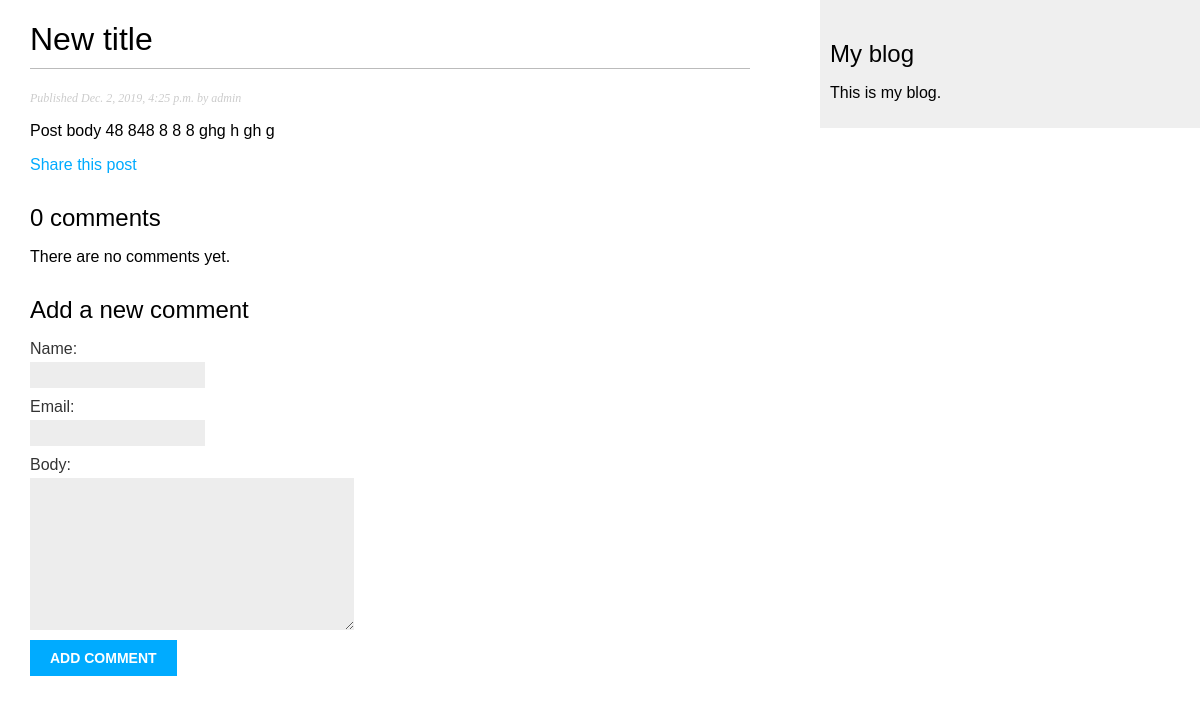
Page /blog/2019/12/2/another-post-/ on the earlier database version.
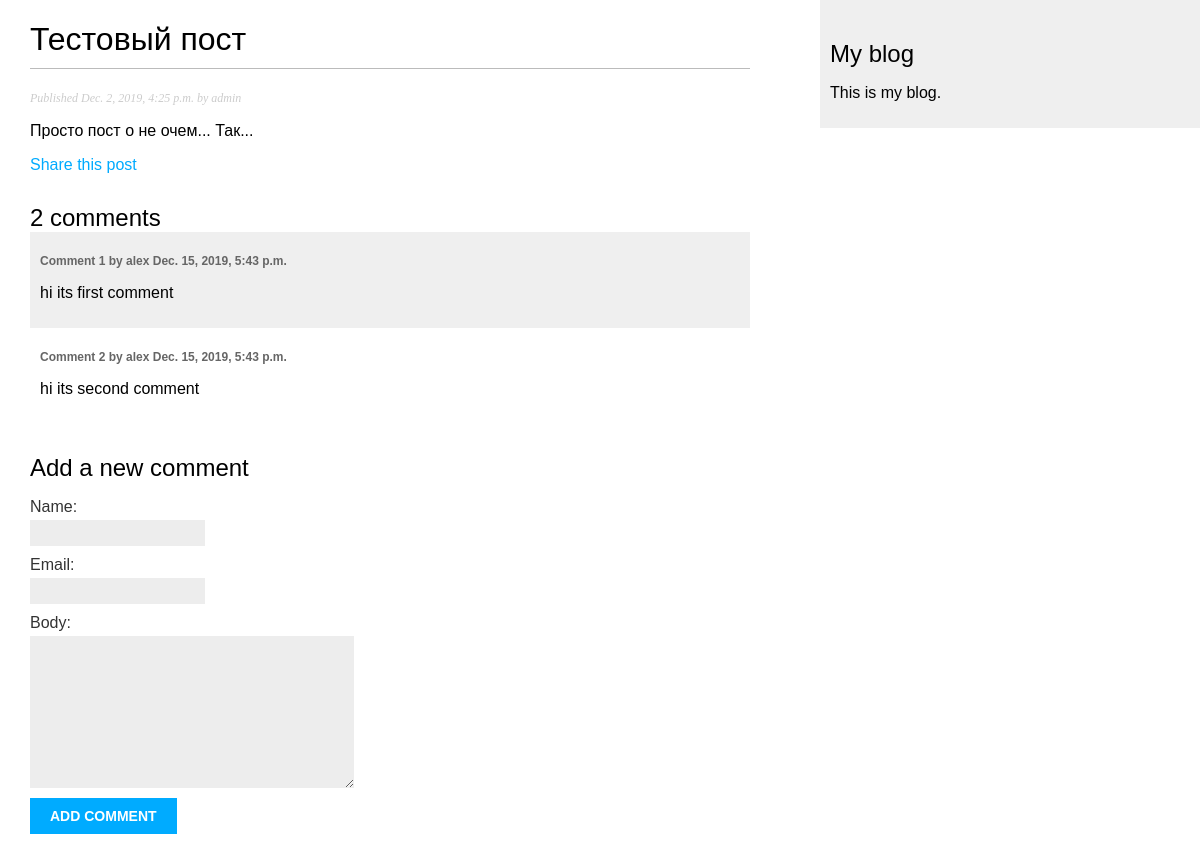
Same page on the later database version.
### blog/models.py (models this page shows, shortened)
class Post(models.Model):
    STATUS_CHOICES = (
        ('draft', 'Draft'),
        ('published', 'Published'),
    )
    title = models.CharField(max_length=250)
    slug = models.SlugField(max_length=250,
                            unique_for_date='publish')
    author = models.ForeignKey(User,
                               on_delete=models.CASCADE,
                               related_name='blog_posts')
    body = models.TextField()
    publish = models.DateTimeField(default=timezone.now)
    created = models.DateTimeField(auto_now_add=True)
    updated = models.DateTimeField(auto_now=True)
    status = models.CharField(max_length=10,
                              choices=STATUS_CHOICES,
                              default='draft')
    objects = models.Manager() # The default manager.
    published = PublishedManager() # Our custom manager.
    class Meta:
        ordering = ('-publish',)

class Comment(models.Model):
    post = models.ForeignKey(Post, on_delete=models.CASCADE, related_name='comments')
    name = models.CharField(max_length=250)
    email = models.EmailField()
    body = models.TextField()
    created = models.DateTimeField(auto_now_add=True)
    updated = models.DateTimeField(auto_now=True)
    active = models.BooleanField(default=True)
    class Meta:
        ordering = ('created',)

### blog/views.py (the view)
def post_detail(request, year, month, day, post):
    post = get_object_or_404(Post, slug=post,
                                   status='published',
                                   publish__year=year,
                                   publish__month=month,
                                   publish__day=day)
    comments = post.comments.filter(active=True)
    new_comment = None
    if request.method == 'POST':
        comment_form = CommentForm(data = request.POST)
        if comment_form.is_valid():
            new_comment = comment_form.save(commit = False)
            new_comment.post = post
            new_comment.save()
    else:
            comment_form = CommentForm()
    return render(request,'blog/post/detail.html', {'post': post,
                                                    'comments': comments,
                                                    'new_commet': new_comment,
                                                    'comment_form': comment_form})

### blog/forms.py
class CommentForm(forms.ModelForm):
    class Meta:
        model = Comment
        fields = ('name','email','body')

### blog/templates/blog/post/detail.html (shortened to what this page needs)
{% extends "blog/base.html" %}
{% block content %}
  <h1>{{ post.title }}</h1>
  <p class="date">
    Published {{ post.publish }} by {{ post.author }}
  </p>
  {{ post.body|linebreaks }}
  <p>
    <a href="{% url "blog:post_share" post.id %}">
      Share this post
    </a>
  </p>
  {% with comments.count as total_comments %}
    <h2>
      {{ total_comments }} comment{{ total_comments|pluralize }}
    </h2>
  {% endwith %}
   {% for comment in comments %}
    <div class="comment">
      <p class="info">
        Comment {{ forloop.counter }} by {{ comment.name }}
        {{ comment.created }}
      </p>
      {{ comment.body|linebreaks }}
    </div>
  {% empty %}
    <p>There are no comments yet.</p>
  {% endfor %}
  {% if new_comment %}
    <h2>Your comment has been added.</h2>
  {% else %}
    <h2>Add a new comment</h2>
    <form action="." method="post">
      {{ comment_form.as_p }}
      <p><input type="submit" value="Add comment"></p>
    </form>
  {% endif %}
{% endblock %}

Differences in the rows shown:
changed Post "admin": title "New title" → "Тестовый пост"; body "Post body 48 848 8 8 8 ghg h gh g" → "Просто пост о не очем... Так..."
added Comment: name "alex", created "Dec. 15, 2019, 5:43 p.m.", body "hi its first comment"
added Comment: name "alex", created "Dec. 15, 2019, 5:43 p.m.", body "hi its second comment"
Other differences:
{{ total_comments }}: "0" → "2"
text no longer shown: "There are no comments yet."
